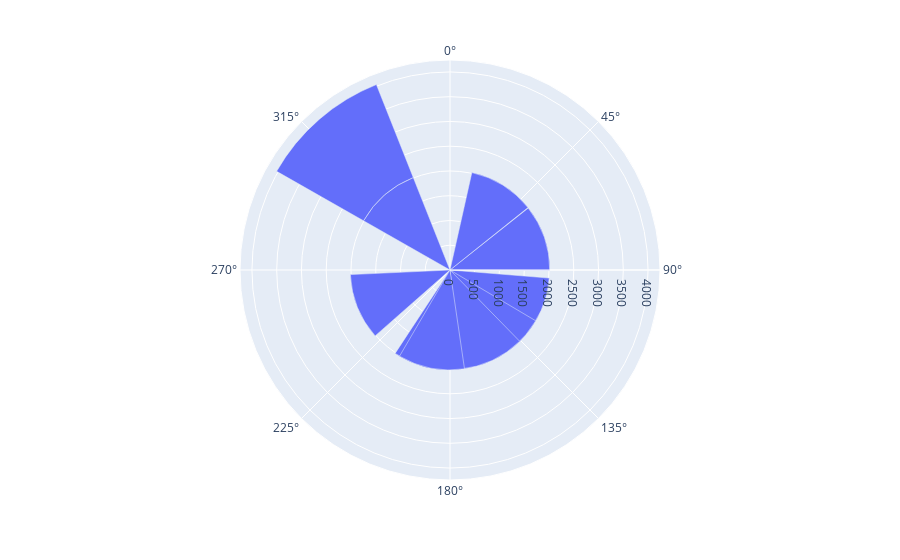

The notebook cell saved with this chart:
### Code cell
px.bar_polar(r=years,theta=sales)

### Figure 1 — Plotly figure (JSON) as saved in the notebook; plotly's stock layout.template omitted (floating-point values rounded to 4 significant figures)
{"data": [{"hovertemplate": "r=%{r}<br>theta=%{theta}<extra></extra>", "legendgroup": "", "marker": {"color": "#636efa", "pattern": {"shape": ""}}, "name": "", "r": [2010, 2011, 2012, 2013, 2014, 2015, 2016, 2017, 2018, 2019], "showlegend": false, "subplot": "polar", "theta": [4639, 3354, 3020, 4835, 2408, 3311, 2354, 4352, 1991, 4639], "type": "barpolar"}], "layout": {"barmode": "relative", "legend": {"tracegroupgap": 0}, "margin": {"t": 60}, "polar": {"angularaxis": {"direction": "clockwise", "rotation": 90}, "domain": {"x": [0, 1], "y": [0, 1]}}}}
